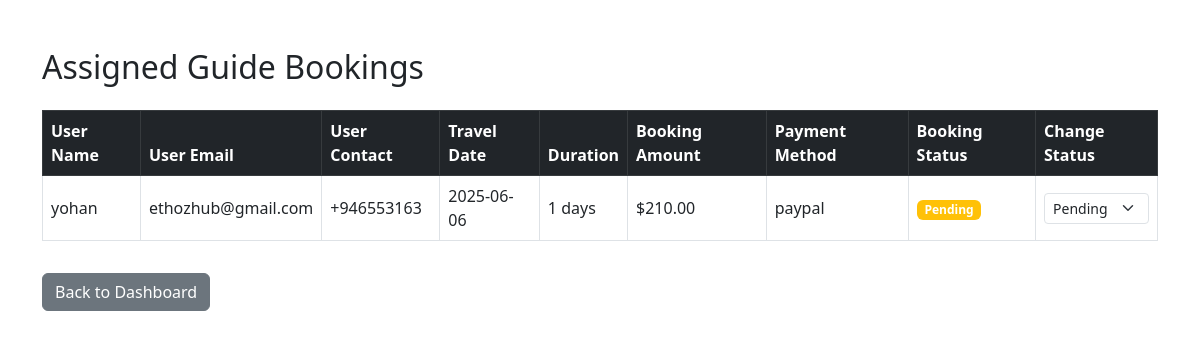
The page /guides/assigned_bookings.php (signed in) on the database as committed earlier.
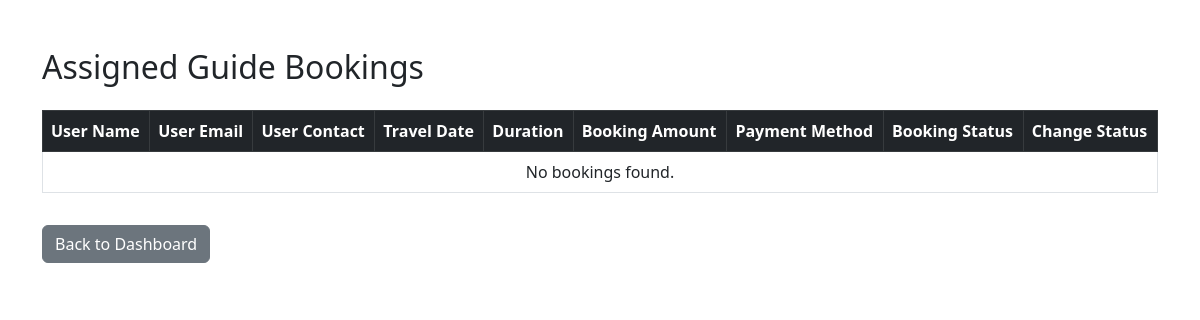
The same page on the database as committed later.
### tables this page shows
CREATE TABLE `guide_bookings` (
  `booking_id` int(11) NOT NULL,
  `user_id` int(11) NOT NULL,
  `guide_id` int(11) NOT NULL,
  `travel_date` date NOT NULL,
  `duration_days` int(11) NOT NULL,
  `status` varchar(50) DEFAULT 'Pending',
  `created_at` timestamp NOT NULL DEFAULT current_timestamp(),
  `payment_status` varchar(50) DEFAULT 'unpaid',
  `payment_method` varchar(50) DEFAULT NULL,
  `amount` decimal(10,2) DEFAULT NULL,
  `check_in_date` date DEFAULT NULL,
  `check_out_date` date DEFAULT NULL,
  `notes` text DEFAULT NULL
);

CREATE TABLE `users` (
  `user_id` int(11) NOT NULL,
  `name` varchar(100) NOT NULL,
  `email` varchar(150) NOT NULL,
  `contact` varchar(20) DEFAULT NULL,
  `password` varchar(255) NOT NULL,
  `is_verified` tinyint(1) DEFAULT 0,
  `created_at` timestamp NOT NULL DEFAULT current_timestamp(),
  `status` varchar(50) DEFAULT 'active',
  `role` varchar(50) DEFAULT 'user',
  `profile_pic` varchar(255) DEFAULT NULL,
  `contact_number` varchar(20) DEFAULT NULL,
  `country` varchar(100) DEFAULT NULL
);

CREATE TABLE `guide_payments` (
  `payment_id` int(11) NOT NULL,
  `booking_id` int(11) DEFAULT NULL,
  `user_id` int(11) DEFAULT NULL,
  `amount` decimal(10,2) DEFAULT NULL,
  `payment_method` varchar(50) DEFAULT NULL,
  `payment_date` datetime DEFAULT current_timestamp(),
  `status` varchar(20) DEFAULT 'paid'
);

### guides/assigned_bookings.php (the view, shortened to what this page needs)
<?php
include '../config/db.php';
$guide_id = $_SESSION['guide_id'];
$bookings = [];
try {
    $stmt = $conn->prepare("
            SELECT
                gb.booking_id,
                gb.travel_date,
                gb.duration_days,
                gb.status AS booking_status,
                gb.created_at,
                gp.payment_method,
                gp.amount,
                gb.check_in_date,
                gb.check_out_date,
                gb.notes,
                gb.guide_id,
                u.name AS user_name,
                u.email AS user_email,
                u.contact_number AS user_contact_number
            FROM guide_bookings gb
            LEFT JOIN guide_payments gp ON gb.booking_id = gp.booking_id
            LEFT JOIN users u ON gb.user_id = u.user_id
            WHERE gb.guide_id = ?
            ORDER BY gb.created_at DESC
        ");
    $stmt->execute([$guide_id]);
    $bookings = $stmt->fetchAll(PDO::FETCH_ASSOC);
} catch (PDOException $e) {
    $bookings = [];
}
?>
<!DOCTYPE html>
<html lang="en">
<head>
    <link href="https://cdn.jsdelivr.net/npm/bootstrap@5.3.0/dist/css/bootstrap.min.css" rel="stylesheet" />
</head>
<body>
    <div class="container mt-5">
        <h2 class="mb-4">Assigned Guide Bookings</h2>
        <table class="table table-bordered table-hover align-middle">
            <thead class="table-dark">
                <tr>
                    <th>User Name</th>
                    <th>User Email</th>
                    <th>User Contact</th>
                    <th>Travel Date</th>
                    <th>Duration</th>
                    <th>Booking Amount</th>
                    <th>Payment Method</th>
                    <th>Booking Status</th>
                    <th>Change Status</th>
                </tr>
            </thead>
            <tbody>
                <?php if (!empty($bookings)): ?>
                    <?php foreach ($bookings as $b): ?>
                        <tr>
                            <td class="truncate" title="<?= htmlspecialchars($b['user_name']) ?>"><?= htmlspecialchars($b['user_name']) ?></td>
                            <td><?= htmlspecialchars($b['user_email']) ?></td>
                            <td><?= htmlspecialchars($b['user_contact_number'] ?? 'N/A') ?></td>
                            <td><?= htmlspecialchars($b['travel_date']) ?></td>
                            <td><?= htmlspecialchars($b['duration_days']) ?> days</td>
                            <td>$<?= number_format($b['amount'], 2) ?></td>
                            <td><?= htmlspecialchars($b['payment_method'] ?? 'N/A') ?></td>
                            <td>
                                <?php
                                $bstatus = strtolower($b['booking_status'] ?? 'pending');
                                $badgeColor = match ($bstatus) {
                                    'confirmed' => 'success',
                                    'pending' => 'warning',
                                    'cancelled' => 'danger',
                                    default => 'secondary'
                                };
                                ?>
                                <span class="badge bg-<?= $badgeColor ?> status-badge"><?= htmlspecialchars($bstatus) ?></span>
                            </td>
                            <td>
                                <form method="POST" onchange="this.submit()" class="m-0 p-0">
                                    <select name="status" class="form-select form-select-sm">
                                        <option value="pending" <?= $bstatus === 'pending' ? 'selected' : '' ?>>Pending</option>
                                    </select>
                                </form>
                            </td>
                        </tr>
                    <?php endforeach; ?>
                <?php else: ?>
                    <tr>
                        <td colspan="11" class="text-center">No bookings found.</td>
                    </tr>
                <?php endif; ?>
            </tbody>
        </table>
        <a href="guide_dashboard.php" class="btn btn-secondary mt-3">Back to Dashboard</a>
    </div>
</body>
</html>

Rows that differ between the two databases and show on the page:
removed guide_bookings: user.name "yohan", user.email "ethozhub@gmail.com", user.contact_number "+946553163", travel_date "2025-06-06", duration_days "1", guide_payments.amount "210.00", guide_payments.payment_method "paypal", status "Pending"
Other text that changed with them:
text now shown: "No bookings found."
